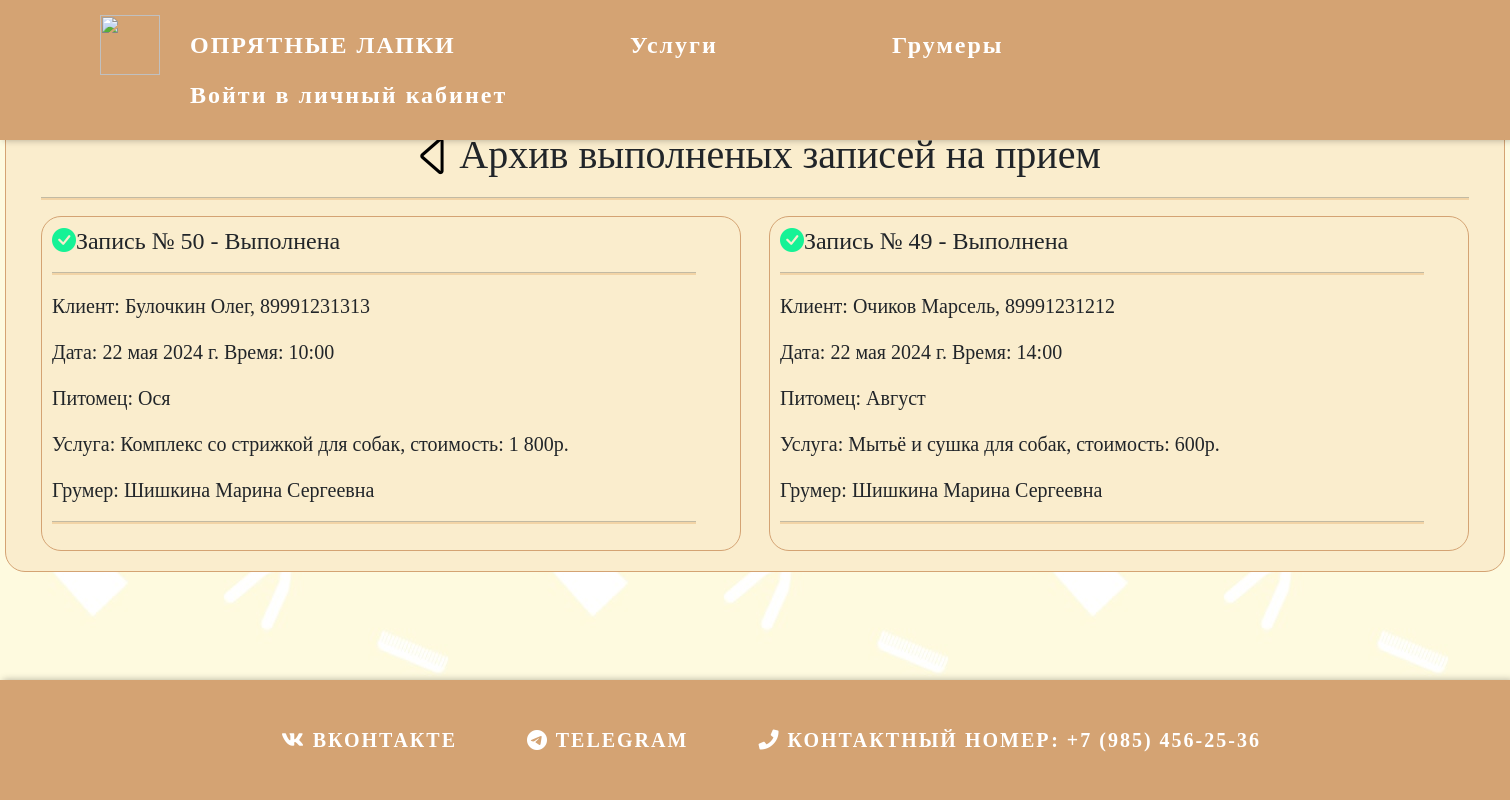
The app's page /archive_admin with its own data.
### Salon/models.py (models this page shows, shortened)
class Record(models.Model):
    pet_user = models.ForeignKey(PetAndUser, default="1", on_delete=models.CASCADE)
    master = models.ForeignKey(Employee, default="1", on_delete=models.CASCADE)
    time = models.CharField(max_length=50, choices=CHOISE_TIME)
    date = models.DateField()
    service = models.ForeignKey(Service, default="1", on_delete=models.CASCADE)
    status = models.CharField(max_length=50, choices=STATUS_CHOISE)
    class Meta:
        verbose_name = "Запись"
        verbose_name_plural = "Записи"

class PetAndUser(models.Model):
    pet = models.ForeignKey(Pet, default="1", related_name="pet", on_delete=models.CASCADE)
    user = models.ForeignKey(CustomUser, default="1", related_name="user", on_delete=models.CASCADE)
    class Meta:
        verbose_name = "Клиент и питомец"
        verbose_name_plural = "Клиенты и питомцы"

class Pet(models.Model):
    name = models.CharField(max_length=50)
    race = models.ForeignKey(Race, on_delete=models.CASCADE)
    age = models.PositiveIntegerField()
    type = models.ForeignKey(TypeAnimal, on_delete=models.CASCADE)
    photo = models.ImageField(default="", blank=True, upload_to="pets")
    class Meta:
        verbose_name = "Питомец"
        verbose_name_plural = "Питомцы"

class Service(models.Model):
    name = models.CharField(max_length=100)
    price = models.PositiveIntegerField()
    description = models.TextField(max_length=1000)
    type = models.ForeignKey(TypeAnimal, on_delete=models.CASCADE)
    class Meta:
        verbose_name = "Услуга"
        verbose_name_plural = "Услуги"

class Employee(models.Model):
    fam = models.CharField(max_length=50)
    name = models.CharField(max_length=50)
    otch = models.CharField(max_length=50)
    exp = models.CharField(max_length=50)
    photo = models.ImageField(default="", blank=True, upload_to="groomers")
    about = models.TextField(default="", blank=True, max_length=1000)
    class Meta:
        verbose_name = "Грумер"
        verbose_name_plural = "Грумеры"

### Users/models.py (models this page shows, shortened)
class CustomUser(AbstractUser):
    surname = models.CharField(max_length=100, verbose_name="Фамилия")
    name = models.CharField(max_length=100, verbose_name="Имя")
    phone_number = models.CharField(max_length=100, verbose_name="Номер телефона", unique=True)
    USERNAME_FIELD = 'phone_number'
    REQUIRED_FIELDS = ['username']

### Salon/views.py (the view)
# urls.py: path('archive_admin', views.archive_admin, name="archive_admin"),
def archive_admin(request):
    records = Record.objects.filter(status=3).order_by("-date", "time")
    context = {'records': records}
    return render(request, 'Salon/Archive_admin.html', context)

### Salon/templates/Salon/Archive_admin.html (shortened to what this page needs)
{% extends 'Salon/Layout.html' %}
{% load static %}
{% load humanize %}
{% block content %}
<div class="profile-main">
    <div class="head-archive">
        <a href="javascript:history.back()" style="text-decoration:none; color:black;"><i class="bi bi-caret-left" style=" font-size: 50px;"></i></a>
        <h1 style="text-align:center; margin:0;">Архив выполненых записей на прием</h1>
    </div>
    <hr color="#de8b37" size="5px" width="100%"/>
    <div class="profile-inner">
                {% if records %}
                {% for rec in records %}
                <div class="record" style="margin: 0; padding: 10 10 10 10;">
                    <h4><i class='bi bi-check-circle-fill' style='color:#16f296'></i>Запись № {{ rec.id }}  -  Выполнена</h4>
                    <hr color="#de8b37" size="5px" width="95%"/>
                    <p>Клиент: {% if rec.pet_user.user.surname %}{{ rec.pet_user.user.surname }} {{ rec.pet_user.user.name }}, {{ rec.pet_user.user.phone_number }}{% else %} {{ rec.pet_user.user.phone_number }}{% endif %}</p>
                    <p>Дата: {{ rec.date }}  Время: {{ rec.time }}</p>
                    <p>Питомец: {{ rec.pet_user.pet.name }}</p>
                    <p>Услуга: {{ rec.service.name }}, стоимость: {{ rec.service.price|intcomma }}р.</p>
                    <p>Грумер: {{ rec.master.fam }} {{rec.master.name}} {{rec.master.otch}}</p>
                    <hr color="#de8b37" size="5px" width="95%"/>
                </div>
                {% endfor %}
                {% endif %}
    </div>
</div>
{% endblock %}

### Salon/static/Salon/css/main.css (style rules this page uses)
body { background-color: #FEFAE0; padding:0px; margin:0px; min-height: 100%; display: grid; grid-template-rows: auto 1fr auto; }
body { font-size: 16px; font-family: cursive; text-align: center; background-color: $baby-blue; }

### Salon/static/Salon/css/lk.css (style rules this page uses)
body { background-color: #FEFAE0; padding:0px; margin:0px; }
.head-archive { justify-content: center; display: flex; flex-direction: row; flex-wrap: wrap; }
.profile-main { padding: 20px 35px; background-color: #FAEDCD; border-radius: 20px; border: 1px solid #D4A373; margin: 2% auto; width: 1500px; font-family: cursive; margin: auto; }
.profile-inner { justify-content: space-between; display: flex; flex-direction: row; flex-wrap: wrap; }
.record { background-color: #FAEDCD; border-radius: 20px; border: 1px solid #D4A373; font-size: 20px; padding: 10 0 10 35px;; margin: 1% 0 0 1%; width: 700px; font-family: cursive; }

### records on screen
Record: id "50", pet_user.user.surname "Булочкин", pet_user.user.name "Олег", pet_user.user.phone_number "89991231313", date "22 мая 2024 г.", time "10:00", pet_user.pet.name "Ося", service.name "Комплекс со стрижкой для собак", service.price "1 800", master.fam "Шишкина", master.name "Марина", master.otch "Сергеевна"
Record: id "49", pet_user.user.surname "Очиков", pet_user.user.name "Марсель", pet_user.user.phone_number "89991231212", date "22 мая 2024 г.", time "14:00", pet_user.pet.name "Август", service.name "Мытьё и сушка для собак", service.price "600", master.fam "Шишкина", master.name "Марина", master.otch "Сергеевна"
